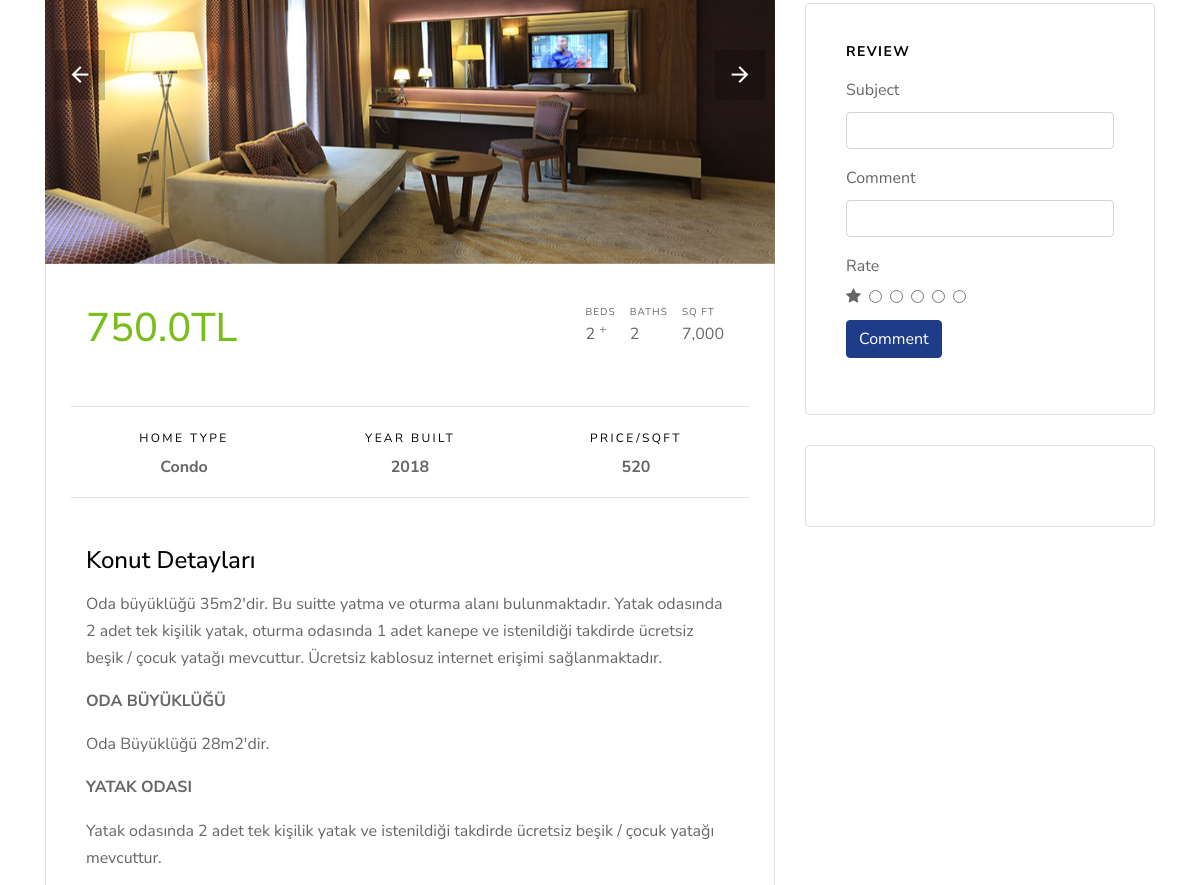
/product/1/Gunluk-Aylik-Kiralik-Executive-Oda/ (middle part), run on an earlier commit of the app's database.
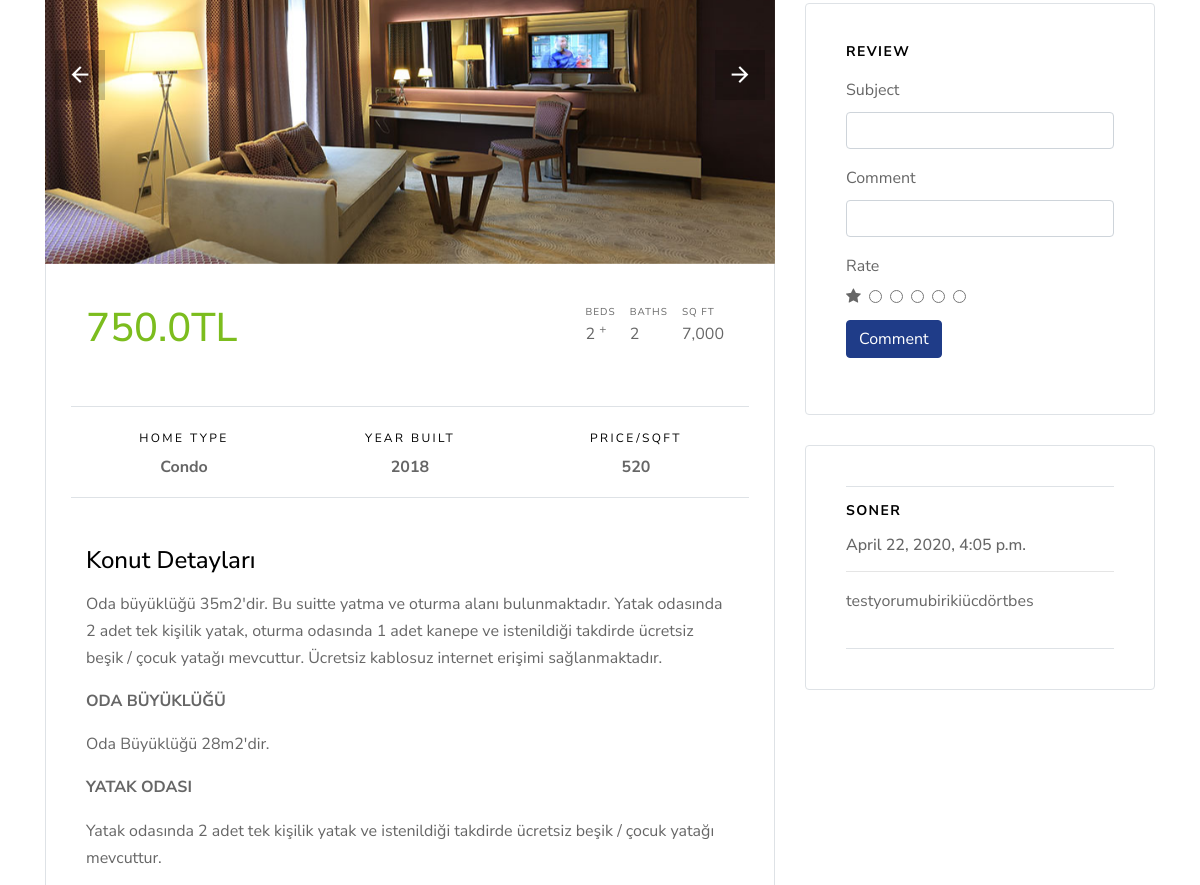
And on a later commit of the database.
### product/models.py (models this page shows, shortened)
class Comment(models.Model):
        STATUS = (
            ('New', 'Yeni'),
            ('True', 'Evet'),
            ('False', 'Hayır'),
        )
        product=models.ForeignKey(Product, on_delete=models.CASCADE)
        user=models.ForeignKey(User, on_delete=models.CASCADE)
        subject = models.CharField(max_length=50, blank=True)
        comment = models.TextField(max_length=500, blank=True)
        rate= models.IntegerField(blank=True)
        status=models.CharField(max_length=10, choices=STATUS,default='New')
        ip=models.CharField(max_length=20, blank=True)
        create_at = models.DateTimeField(auto_now_add=True)
        update_at = models.DateTimeField(auto_now=True)

### home/views.py (the view)
# urls.py: path('product/<int:id>/<slug:slug>/', views.product_detail, name='product_detail'),
def product_detail(request,id,slug):
    category = Category.objects.all()
    product = Product.objects.get(pk=id)
    images = Images.objects.filter(product_id=id)
    relatedproducts = Product.objects.all().order_by('-id')[:3]
    comments = Comment.objects.filter(product_id = id, status ='True')
    context = {'category': category,
               'product': product,
               'images': images,
               'relatedproducts': relatedproducts,
               'comments': comments,
               }
    return render(request, 'product_detail.html', context)

### home/templates/product_detail.html (shortened to what the changed rows need)
{% extends "homebase.html" %}
{% load static %}
{% block content %}
    <div class="site-section site-section-sm">
      <div class="container">
        <div class="row">
          <div class="col-lg-8">
            <div class="bg-white property-body border-bottom border-left border-right">
              <h2 class="h4 text-black">Konut Detayları</h2>
            </div>
          </div>
          <div class="col-lg-4">
                  {% load mptt_tags %}
              <div class="bg-white widget border rounded">
              <h3 class="h4 text-black widget-title mb-3">Review</h3>
              <form action="/product/addcomment/{{ product.id }}" class="form-contact-agent" method="post">
              </form>
            </div>
            <div class="bg-white widget border rounded">
              {% for rs in comments %}
              <div class="border-bottom border-top py-3" >
                  <h3 class="h4 text-black widget-title mb-3">{{ rs.user.username}}</h3>
                  <h6>{{ rs.create_at }}</h6>
                  <hr>
                  <p>{{ rs.comment }}</p>
              </div>
              {% endfor %}
            </div>
          </div>
        </div>
      </div>
    </div>
{% endblock %}

What changed in the data, as far as the page shows it:
now on this page (row edited): Comment: user.username "SONER", create_at "April 22, 2020, 4:05 p.m.", comment "testyorumubirikiücdörtbes"
